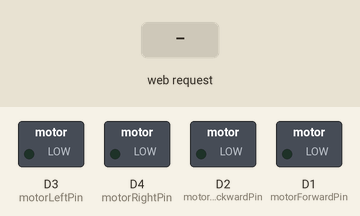
A sketch run on a simulated ESP8266 (NodeMCU). On the bench: switched loads named in the sketch (green lamp = pin HIGH). The inputs (shaded band) are chosen by the test bench. WiFi joins after 1.5 s; servers stay silent unless stated; what the sketch prints to the serial monitor is not drawn.

Above: at 2.7 s.
2.8 s: HTTP request GET /Forward received
At 4.5 s:
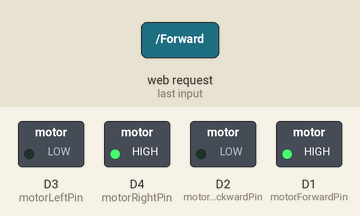
5.3 s: HTTP request GET /Backward received
At 7.5 s:
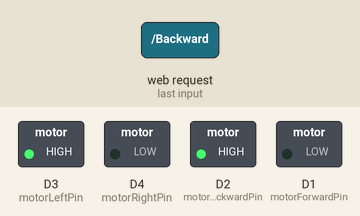
7.8 s: HTTP request GET /Left received
At 9.5 s:
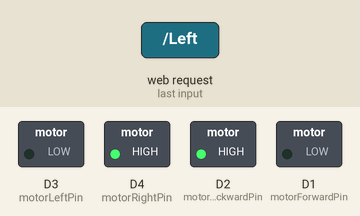
10.3 s: HTTP request GET /Right received
At 12.5 s:
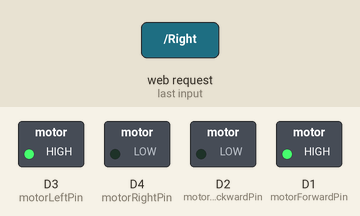
12.8 s: HTTP request GET /Stop received
At 14.5 s:
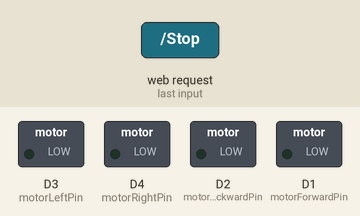
Timing chart, 0 to 16.0 s (numbered marks = the images above; inputs shaded):
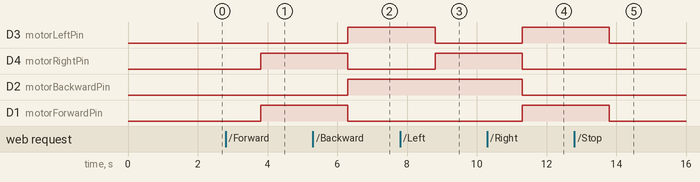

The sketch:

wifi_car_arduino_code.ino
```cpp
#include <ESP8266WiFi.h>

const char* ssid = "your wifi ssid";
const char* password = "your wifi password";

WiFiServer server(80);

// Define motor control pins
const int motorForwardPin = D1;   // Pin for moving forward
const int motorBackwardPin = D2;  // Pin for moving backward
const int motorLeftPin = D3;      // Pin for turning left
const int motorRightPin = D4;     // Pin for turning right

void setup() {
  // Set motor pins as outputs
  pinMode(motorForwardPin, OUTPUT);
  pinMode(motorBackwardPin, OUTPUT);
  pinMode(motorLeftPin, OUTPUT);
  pinMode(motorRightPin, OUTPUT);

  Serial.begin(115200); // Start serial communication for debugging

  WiFi.mode(WIFI_STA);
  WiFi.begin(ssid, password);
  while (WiFi.status() != WL_CONNECTED) {
    delay(500);
    Serial.print("."); // Print dots while connecting
  }

  server.begin();
  Serial.println("Server started");
  Serial.print("IP address: ");
  Serial.println(WiFi.localIP()); // Print the IP address
}

void loop() {
  WiFiClient client = server.available();

  if (client) { // Check if a client is connected
    String request = client.readStringUntil('n');
    client.flush();

    if (request.indexOf("/Forward") != -1) {
      moveForward();
    } else if (request.indexOf("/Backward") != -1) {
      moveBackward();
    } else if (request.indexOf("/Left") != -1) {
      turnLeft();
    } else if (request.indexOf("/Right") != -1) {
      turnRight();
    } else if (request.indexOf("/Stop") != -1) {
      stopMotors();
    }

    // Send a response back to the client
    client.println("HTTP/1.1 200 OK");
    client.println("Content-Type: text/plain");
    client.println("Connection: close");
    client.println();
    client.println("Command received");

    client.stop(); // Close the connection
  }
}

void turnRight() {
  digitalWrite(motorForwardPin, HIGH);
  digitalWrite(motorBackwardPin, LOW);
  digitalWrite(motorLeftPin, HIGH);
  digitalWrite(motorRightPin, LOW);
}

void turnLeft() {
  digitalWrite(motorForwardPin, LOW);
  digitalWrite(motorBackwardPin, HIGH);
  digitalWrite(motorLeftPin, LOW);
  digitalWrite(motorRightPin, HIGH);
}

void moveBackward() {
  digitalWrite(motorForwardPin, LOW);
  digitalWrite(motorBackwardPin, HIGH);
  digitalWrite(motorLeftPin, HIGH);
  digitalWrite(motorRightPin, LOW);
}

void moveForward() {
  digitalWrite(motorForwardPin, HIGH);
  digitalWrite(motorBackwardPin, LOW);
  digitalWrite(motorLeftPin, LOW);
  digitalWrite(motorRightPin, HIGH);
}

void stopMotors() {
  digitalWrite(motorForwardPin, LOW);
  digitalWrite(motorBackwardPin, LOW);
  digitalWrite(motorLeftPin, LOW);
  digitalWrite(motorRightPin, LOW);
}
```

Measured:
- after the input at 2.8 s, D4 (motorRightPin), D1 (motorForwardPin): LOW → HIGH after 1.0 s
- after the input at 5.3 s, D3 (motorLeftPin), D2 (motorBackwardPin): LOW → HIGH after 1.0 s; D4 (motorRightPin), D1 (motorForwardPin): HIGH → LOW after 1.0 s
- after the input at 7.8 s, D3 (motorLeftPin): HIGH → LOW after 1.0 s; D4 (motorRightPin): LOW → HIGH after 1.0 s
- after the input at 10.3 s, D3 (motorLeftPin), D1 (motorForwardPin): LOW → HIGH after 1.0 s; D4 (motorRightPin), D2 (motorBackwardPin): HIGH → LOW after 1.0 s
- after the input at 12.8 s, D3 (motorLeftPin), D1 (motorForwardPin): HIGH → LOW after 1.0 s
